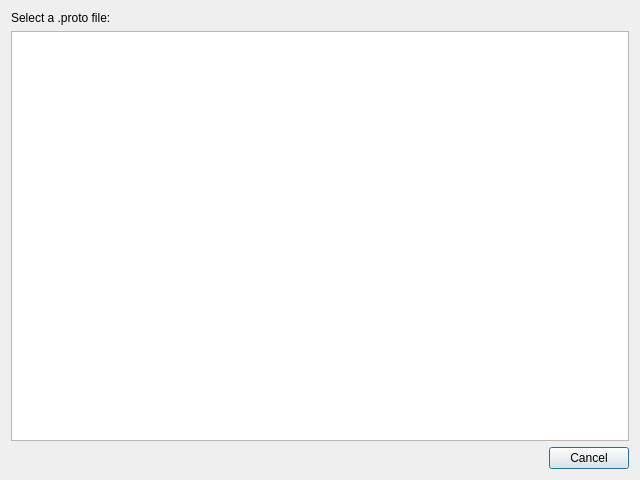
<?xml version="1.0" encoding="UTF-8"?>
<ui version="4.0">
 <class>chooseProto</class>
 <widget class="QDialog" name="chooseProto">
  <property name="geometry">
   <rect>
    <x>0</x>
    <y>0</y>
    <width>640</width>
    <height>480</height>
   </rect>
  </property>
  <property name="windowTitle">
   <string>Choose a .proto message</string>
  </property>
  <property name="locale">
   <locale language="English" country="UnitedStates"/>
  </property>
  <layout class="QVBoxLayout" name="verticalLayout">
   <item>
    <widget class="QLabel" name="label">
     <property name="text">
      <string>Select a .proto file:</string>
     </property>
    </widget>
   </item>
   <item>
    <widget class="QTreeView" name="protos">
     <attribute name="headerVisible">
      <bool>false</bool>
     </attribute>
    </widget>
   </item>
   <item>
    <widget class="QDialogButtonBox" name="buttonBox">
     <property name="orientation">
      <enum>Qt::Horizontal</enum>
     </property>
     <property name="standardButtons">
      <set>QDialogButtonBox::Cancel</set>
     </property>
    </widget>
   </item>
  </layout>
 </widget>
 <resources/>
 <connections>
  <connection>
   <sender>buttonBox</sender>
   <signal>rejected()</signal>
   <receiver>chooseProto</receiver>
   <slot>reject()</slot>
   <hints>
    <hint type="sourcelabel">
     <x>316</x>
     <y>260</y>
    </hint>
    <hint type="destinationlabel">
     <x>286</x>
     <y>274</y>
    </hint>
   </hints>
  </connection>
 </connections>
</ui>
